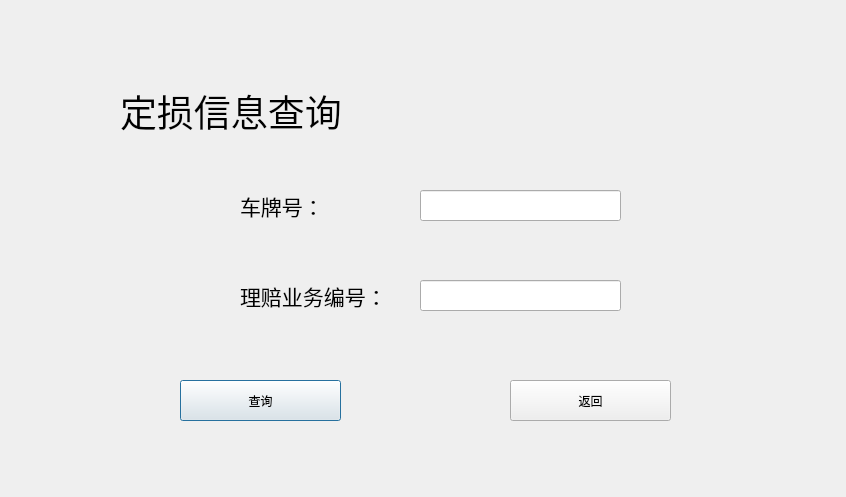
<?xml version="1.0" encoding="UTF-8"?>
<ui version="4.0">
 <class>CompensateSearchDialog</class>
 <widget class="QDialog" name="CompensateSearchDialog">
  <property name="geometry">
   <rect>
    <x>0</x>
    <y>0</y>
    <width>846</width>
    <height>497</height>
   </rect>
  </property>
  <property name="windowTitle">
   <string>Dialog</string>
  </property>
  <widget class="QLabel" name="label_59">
   <property name="geometry">
    <rect>
     <x>240</x>
     <y>180</y>
     <width>91</width>
     <height>51</height>
    </rect>
   </property>
   <property name="font">
    <font>
     <pointsize>16</pointsize>
    </font>
   </property>
   <property name="text">
    <string>车牌号：</string>
   </property>
  </widget>
  <widget class="QPushButton" name="pushButton">
   <property name="geometry">
    <rect>
     <x>180</x>
     <y>380</y>
     <width>161</width>
     <height>41</height>
    </rect>
   </property>
   <property name="text">
    <string>查询</string>
   </property>
   <property name="default">
    <bool>true</bool>
   </property>
  </widget>
  <widget class="QPushButton" name="pushButton_2">
   <property name="geometry">
    <rect>
     <x>510</x>
     <y>380</y>
     <width>161</width>
     <height>41</height>
    </rect>
   </property>
   <property name="text">
    <string>返回</string>
   </property>
  </widget>
  <widget class="QLabel" name="label_61">
   <property name="geometry">
    <rect>
     <x>120</x>
     <y>80</y>
     <width>591</width>
     <height>61</height>
    </rect>
   </property>
   <property name="font">
    <font>
     <pointsize>28</pointsize>
    </font>
   </property>
   <property name="text">
    <string>定损信息查询</string>
   </property>
  </widget>
  <widget class="QLineEdit" name="Main_CarNumberEdit">
   <property name="geometry">
    <rect>
     <x>420</x>
     <y>190</y>
     <width>201</width>
     <height>31</height>
    </rect>
   </property>
  </widget>
  <widget class="QLineEdit" name="Main_NumberEdit">
   <property name="geometry">
    <rect>
     <x>420</x>
     <y>280</y>
     <width>201</width>
     <height>31</height>
    </rect>
   </property>
  </widget>
  <widget class="QLabel" name="label_62">
   <property name="geometry">
    <rect>
     <x>240</x>
     <y>270</y>
     <width>181</width>
     <height>51</height>
    </rect>
   </property>
   <property name="font">
    <font>
     <pointsize>16</pointsize>
    </font>
   </property>
   <property name="text">
    <string>理赔业务编号：</string>
   </property>
  </widget>
  <widget class="QLabel" name="label">
   <property name="geometry">
    <rect>
     <x>120</x>
     <y>159</y>
     <width>591</width>
     <height>271</height>
    </rect>
   </property>
   <property name="text">
    <string/>
   </property>
  </widget>
  <zorder>label</zorder>
  <zorder>label_59</zorder>
  <zorder>pushButton</zorder>
  <zorder>pushButton_2</zorder>
  <zorder>label_61</zorder>
  <zorder>Main_CarNumberEdit</zorder>
  <zorder>Main_NumberEdit</zorder>
  <zorder>label_62</zorder>
 </widget>
 <layoutdefault spacing="6" margin="11"/>
 <resources/>
 <connections/>
</ui>
